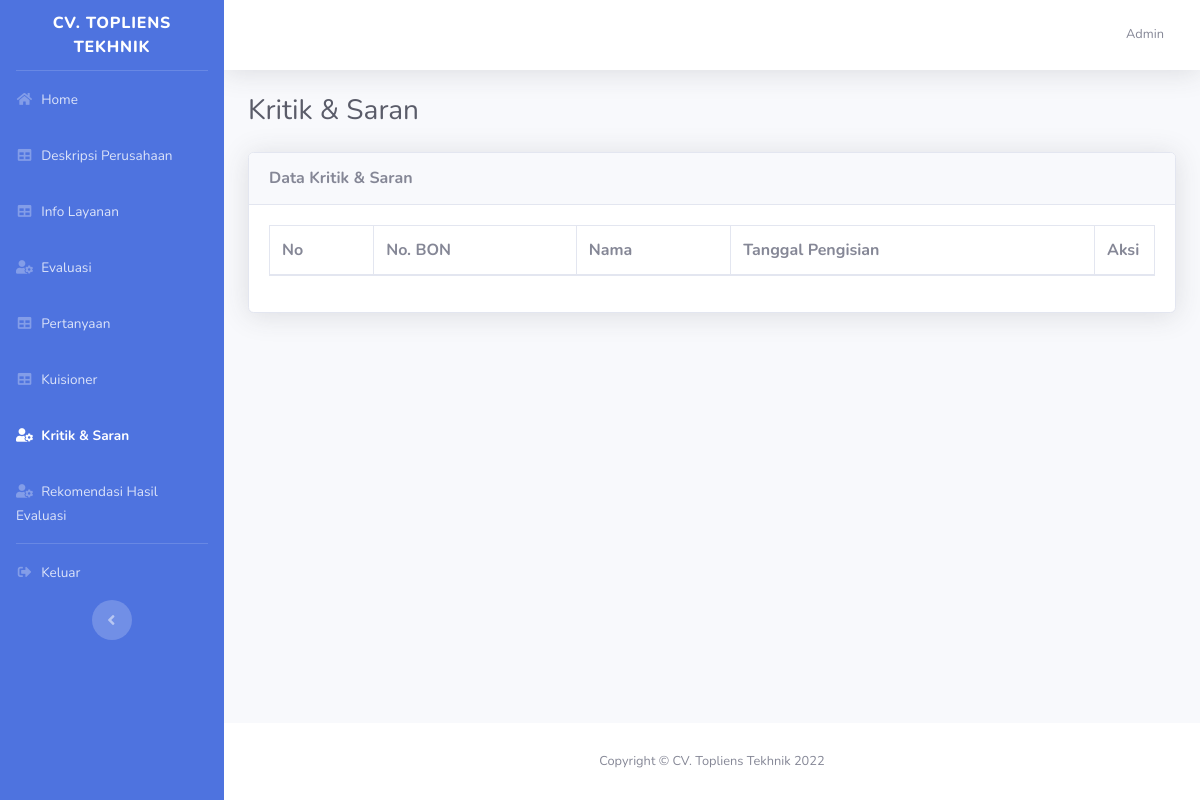
Page /dashboard/index.php?halaman=kritik-dan-saran (signed in) on the earlier database version.
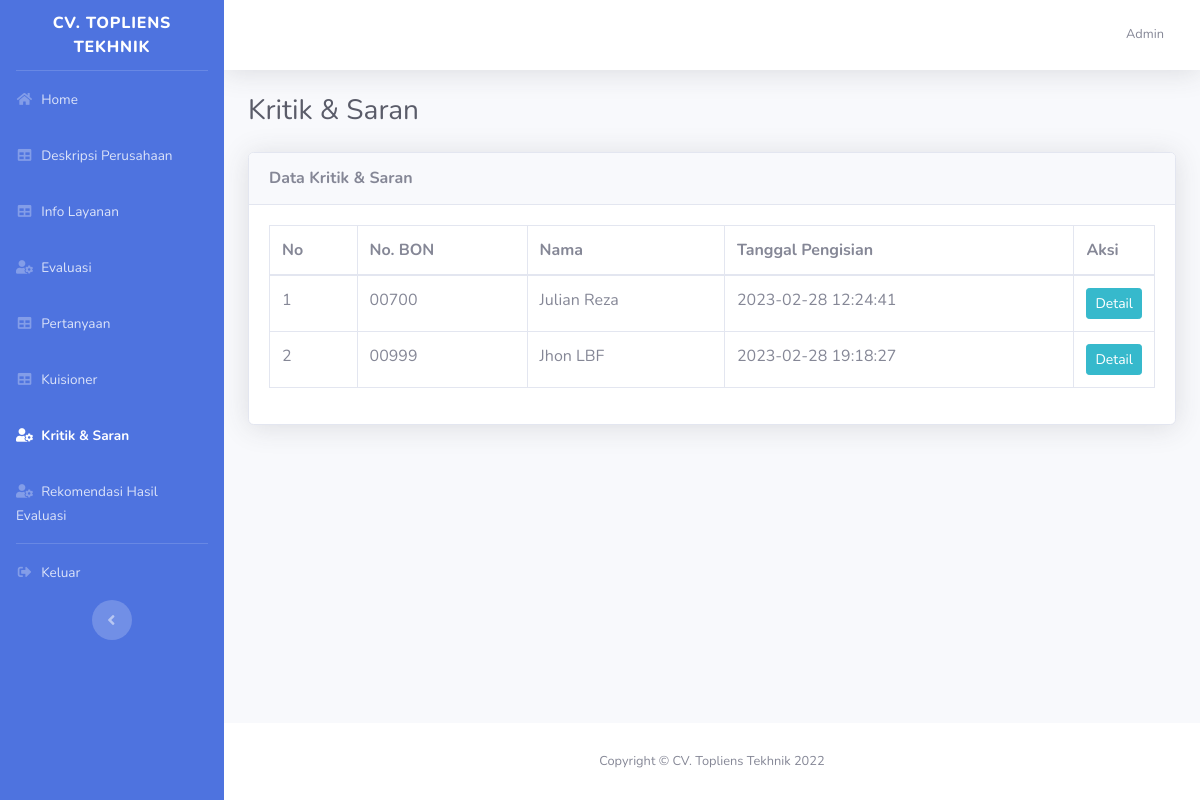
Same page on the later database version.
### tables this page shows
CREATE TABLE `tbl_kritik_dan_saran` (
  `id_kritik_dan_saran` int(11) NOT NULL,
  `username` varchar(16) NOT NULL,
  `tanggal` datetime NOT NULL,
  `kritik` text NOT NULL,
  `saran` text NOT NULL
);

CREATE TABLE `tbl_user` (
  `id` int(11) NOT NULL,
  `nama` varchar(50) NOT NULL,
  `username` varchar(16) NOT NULL,
  `password` varchar(255) NOT NULL,
  `no_handphone` varchar(16) NOT NULL,
  `role` enum('customer','admin','ceo') NOT NULL
);

### dashboard/index.php (the view, shortened to what the changed rows need)
<!DOCTYPE html>
<html lang="en">
<?php
include '../koneksi.php';
$halaman = isset($_GET['halaman']) ? $_GET['halaman'] : '';
?>
<head>
    <link href="../assets/vendor/fontawesome-free/css/all.min.css" rel="stylesheet" type="text/css">
    <link href="../assets/css/sb-admin-2.min.css" rel="stylesheet">
    <link href="https://cdnjs.cloudflare.com/ajax/libs/toastr.js/2.0.1/css/toastr.css" rel="stylesheet" />
    <link rel="stylesheet" href="https://cdn.datatables.net/1.12.1/css/dataTables.bootstrap5.min.css">
    <link rel="stylesheet" href="https://cdn.datatables.net/buttons/2.2.3/css/buttons.dataTables.min.css">
</head>
<body id="page-top">
    <div id="wrapper">
        <div id="content-wrapper" class="d-flex flex-column">
            <div id="content">
                <div class="container-fluid">
                    <?php
                    if ($halaman == '') {
                        include './home.php';
                    } else if ($halaman == 'pertanyaan') {
                        include './pertanyaan.php';
                    } else if ($halaman == 'tambah-pertanyaan') {
                        include './tambah_pertanyaan.php';
                    } else if ($halaman == 'ubah-pertanyaan') {
                        include './ubah_pertanyaan.php';
                    } else if ($halaman == 'deskripsi-perusahaan') {
                        include './deskripsi_perusahaan.php';
                    } else if ($halaman == 'ubah-deskripsi-perusahaan') {
                        include './ubah_deskripsi_perusahaan.php';
                    } else if ($halaman == 'info-layanan') {
                        include './info_layanan.php';
                    } else if ($halaman == 'ubah-info-layanan') {
                        include './ubah_info_layanan.php';
                    } else if ($halaman == 'kritik-dan-saran') {
                        include './kritik_dan_saran.php';
                    } else if ($halaman == 'rekomendasi') {
                        include './akumulasi2.php';
                    } else if ($halaman == 'akumulasi2') {
                        include './akumulasi.php';
                    } else if ($halaman == 'evaluasi') {
                        include './evaluasi.php';
                    } else if ($halaman == 'tambah-evaluasi') {
                        include './tambah_evaluasi.php';
                    } else if ($halaman == 'ubah-evaluasi') {
                        include './ubah_evaluasi.php';
                    } else if ($halaman == 'kuisioner') {
                        include './kuisioner.php';
                    } else if ($halaman == 'detail-kuisioner') {
                        include './detail_kuisioner.php';
                    } else if ($halaman == 'detail-kritik-dan-saran') {
                        include './detail_kritik_dan_saran.php';
                    }
                    ?>
                </div>
            </div>
        </div>
    </div>
</body>
</html>

### dashboard/kritik_dan_saran.php (shortened to what the changed rows need)
<h1 class="h3 mb-4 text-gray-800">Kritik & Saran</h1>
<div class="card shadow mb-4">
    <div class="card-body">
        <div class="table-responsive">
            <table class="table table-bordered" id="dataTable" width="100%" cellspacing="0">
                <thead>
                    <tr>
                        <th>No</th>
                        <th>No. BON</th>
                        <th>Nama</th>
                        <th>Tanggal Pengisian</th>
                        <th width="60px">Aksi</th>
                    </tr>
                </thead>
                <tbody>
                    <?php
                    $no = 1;
                    $query = mysqli_query($koneksi, "SELECT*FROM tbl_kritik_dan_saran tkds JOIN tbl_user tu ON tkds.username = tu.username");
                    while ($data = mysqli_fetch_assoc($query)) {
                    ?>
                        <tr>
                            <td><?= $no++ ?></td>
                            <td><?= $data['username'] ?></td>
                            <td><?= $data['nama'] ?></td>
                            <td><?= $data['tanggal'] ?></td>
                            <td>
                                <a href="index.php?halaman=detail-kritik-dan-saran&id=<?= $data['id_kritik_dan_saran'] ?>">
                                    <button class="btn btn-info btn-sm">Detail</button>
                                </a>
                            </td>
                        </tr>
                    <?php
                    }
                    ?>
                </tbody>
            </table>
        </div>
    </div>
</div>

Differences in the rows shown:
added tbl_kritik_dan_saran: tbl_user.username "00700", tbl_user.nama "Julian Reza", tanggal "2023-02-28 12:24:41"
added tbl_kritik_dan_saran: tbl_user.username "00999", tbl_user.nama "Jhon LBF", tanggal "2023-02-28 19:18:27"
